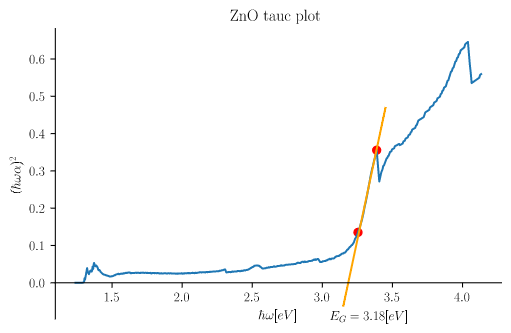

Write Python code to recreate this figure.
# %%
import numpy as np
import pandas as pd
import matplotlib.pyplot as plt
import japanize_matplotlib
import matplotlib as mpl
from matplotlib import rc
from scipy import signal
from scipy.fftpack import fft, fftshift
rc('text', usetex=True)
# %%
df = pd.read_csv("ZnO_UV-Vis.csv", header=2).dropna(how="any")
wl = np.array(df["Wavelength (nm)"])
Ab = np.array(df["Absorbance (a.u.)"])
# %%
fig = plt.figure()
ax1 = fig.add_subplot()
ax1.plot(wl, Ab)
ax1.set_title("ZnO UV-Vis Spectrum")
ax1.set_xlabel("Wavelength [nm]")
ax1.set_ylabel("Absorbance(a.u.)")
fig.show()

# %%
# 定数
c = 299792458
hbar = 6.582119569*(10**-16)
# %%
x = 2*np.pi*c*hbar/(wl*(10**-9))
y = x**2*Ab**2
maxId = signal.argrelmax(y)[0].tolist()
minId = signal.argrelmin(y)
display(x[132])


# %%
lin = np.linspace(3.15, 3.45, 100)
poly = np.polyfit(x[132:162], y[132:162], 1)
line = np.poly1d(poly)(lin)
display(poly)
x_lim = poly[1]/poly[0]
display(x_lim)
# バンドギャップ＝3.2[eV]
# %%
fig = plt.figure()
ax1 = fig.add_subplot()
ax1.spines['bottom'].set_position(('data', 0))
ax1.spines['right'].set_visible(False)
ax1.spines['top'].set_visible(False)
ax1.plot(x, y)
ax1.scatter(x[132], y[132], color="red")
ax1.scatter(x[162], y[162], color="red")
ax1.plot(lin, line, color="orange")
ax1.set_title("ZnO tauc plot")
ax1.set_xlabel(r"$\hbar\omega[eV]$")
ax1.set_ylabel(r"$(\hbar \omega \alpha)^2$")
ax1.text(3.05, -0.1, r"$E_G=3.18[eV]$")
fig.show()

# %%
